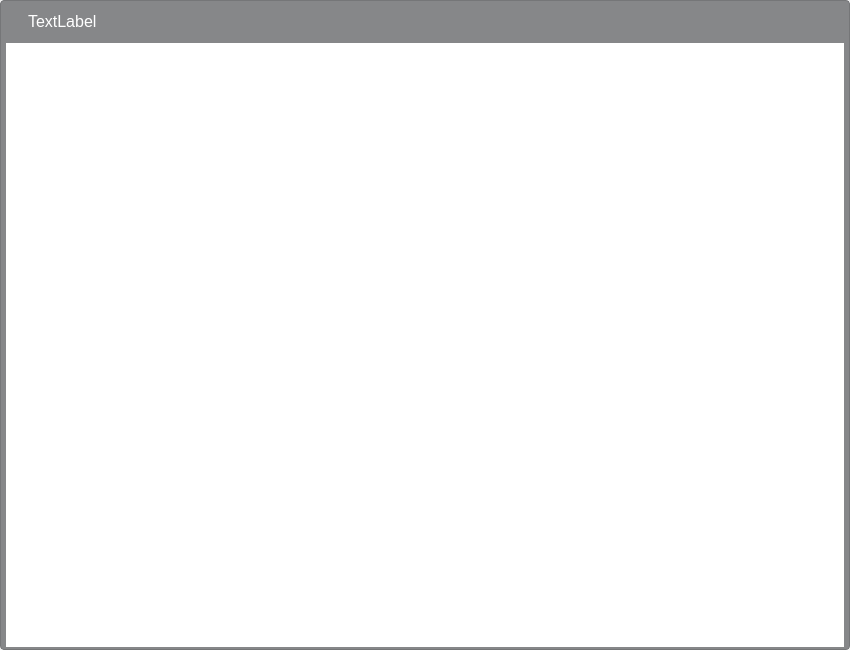
<?xml version="1.0" encoding="UTF-8"?>
<ui version="4.0">
 <class>SideObjects</class>
 <widget class="QWidget" name="SideObjects">
  <property name="geometry">
   <rect>
    <x>0</x>
    <y>0</y>
    <width>850</width>
    <height>650</height>
   </rect>
  </property>
  <property name="windowTitle">
   <string>Form</string>
  </property>
  <layout class="QHBoxLayout" name="horizontalLayout">
   <property name="leftMargin">
    <number>0</number>
   </property>
   <property name="topMargin">
    <number>0</number>
   </property>
   <property name="rightMargin">
    <number>0</number>
   </property>
   <property name="bottomMargin">
    <number>0</number>
   </property>
   <item>
    <widget class="QWidget" name="main" native="true">
     <property name="styleSheet">
      <string notr="true">#main {
background-color: #868789;
border: 1px solid #757678;
border-radius: 4px;
}</string>
     </property>
     <layout class="QVBoxLayout" name="verticalLayout" stretch="0,1">
      <property name="spacing">
       <number>3</number>
      </property>
      <property name="leftMargin">
       <number>6</number>
      </property>
      <property name="topMargin">
       <number>3</number>
      </property>
      <property name="rightMargin">
       <number>6</number>
      </property>
      <property name="bottomMargin">
       <number>3</number>
      </property>
      <item>
       <widget class="QWidget" name="topPanel_widget" native="true">
        <property name="styleSheet">
         <string notr="true">background-color: #868789;

</string>
        </property>
        <layout class="QHBoxLayout" name="horizontalLayout_2" stretch="0,5,0">
         <item>
          <widget class="QLabel" name="icon_lable">
           <property name="sizePolicy">
            <sizepolicy hsizetype="Fixed" vsizetype="Fixed">
             <horstretch>0</horstretch>
             <verstretch>0</verstretch>
            </sizepolicy>
           </property>
           <property name="maximumSize">
            <size>
             <width>16</width>
             <height>16</height>
            </size>
           </property>
           <property name="text">
            <string/>
           </property>
           <property name="pixmap">
            <pixmap resource="../../rec.qrc">:/source/img/bcircle.png</pixmap>
           </property>
           <property name="scaledContents">
            <bool>true</bool>
           </property>
          </widget>
         </item>
         <item>
          <widget class="QLabel" name="title_label">
           <property name="sizePolicy">
            <sizepolicy hsizetype="Preferred" vsizetype="Preferred">
             <horstretch>0</horstretch>
             <verstretch>0</verstretch>
            </sizepolicy>
           </property>
           <property name="styleSheet">
            <string notr="true">color: #FFFFFF;;
font-family: 'Arial';
font-size: 12pt;</string>
           </property>
           <property name="text">
            <string>TextLabel</string>
           </property>
          </widget>
         </item>
         <item>
          <widget class="QPushButton" name="close_button">
           <property name="styleSheet">
            <string notr="true">border-radius:2px
</string>
           </property>
           <property name="text">
            <string/>
           </property>
           <property name="icon">
            <iconset resource="../../rec.qrc">
             <normaloff>:/source/img/close.png</normaloff>:/source/img/close.png</iconset>
           </property>
          </widget>
         </item>
        </layout>
       </widget>
      </item>
      <item>
       <widget class="QWidget" name="widget" native="true">
        <property name="styleSheet">
         <string notr="true">background-color: rgb(255, 255, 255);</string>
        </property>
        <layout class="QHBoxLayout" name="horizontalLayout_3"/>
       </widget>
      </item>
     </layout>
    </widget>
   </item>
  </layout>
 </widget>
 <resources>
  <include location="../../rec.qrc"/>
 </resources>
 <connections/>
</ui>
